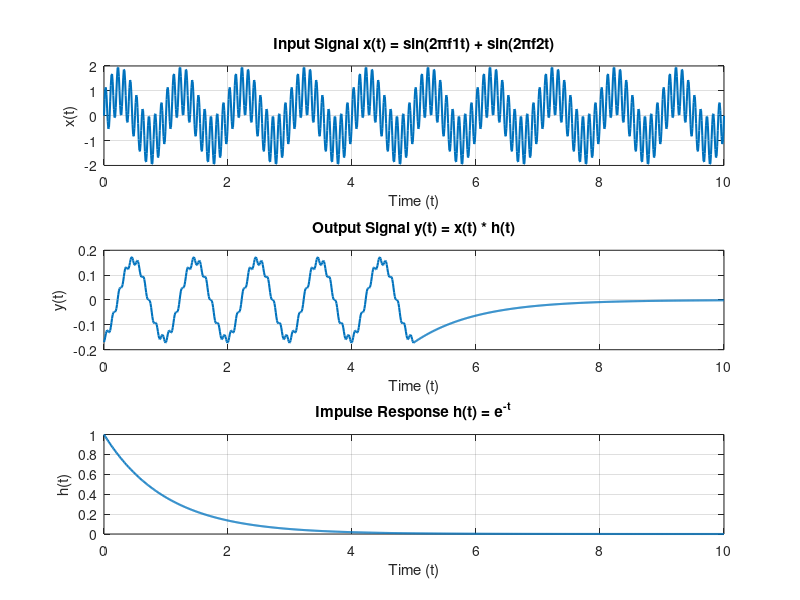

Here is the MATLAB script that generated this plot:
% Define frequencies
f1 = 1;    % Frequency of first sinusoid (1 Hz)
f2 = 10;   % Frequency of second sinusoid (10 Hz)

% Define time range
t = 0:0.01:10;  % Time vector for 0 <= t <= 10 seconds

% (a) Define and plot the input signal x(t)
x_t = sin(2 * pi * f1 * t) + sin(2 * pi * f2 * t);

% Plot x(t)
figure;
subplot(3, 1, 1);
plot(t, x_t, 'LineWidth', 1.5);
title('Input Signal x(t) = sin(2πf1t) + sin(2πf2t)');
xlabel('Time (t)');
ylabel('x(t)');
grid on;

% Define the impulse response h(t) = e^(-t) (for a low-pass filter)
h = @(t) exp(-t) .* (t >= 0);  % Impulse response for t >= 0
t_h = 0:0.01:10;  % Define time range for impulse response
h_t = h(t_h);

% (b) Perform the convolution of x(t) and h(t)
y = conv(x_t, h_t, 'same') * 0.01;  % Scaling by time step (0.01)

% Adjust time vector for y(t) after convolution
t_y = linspace(t(1), t(end), length(y));

% (c) Plot the output signal y(t)
subplot(3, 1, 2);
plot(t_y, y, 'LineWidth', 1.5);
title('Output Signal y(t) = x(t) * h(t)');
xlabel('Time (t)');
ylabel('y(t)');
grid on;

% Plot the impulse response h(t) for reference
subplot(3, 1, 3);
plot(t_h, h_t, 'LineWidth', 1.5);
title('Impulse Response h(t) = e^{-t}');
xlabel('Time (t)');
ylabel('h(t)');
grid on;


